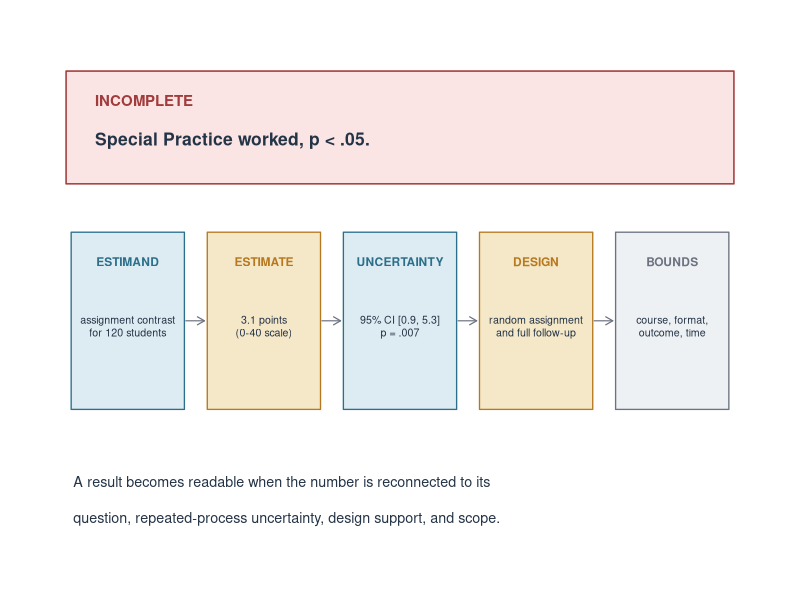
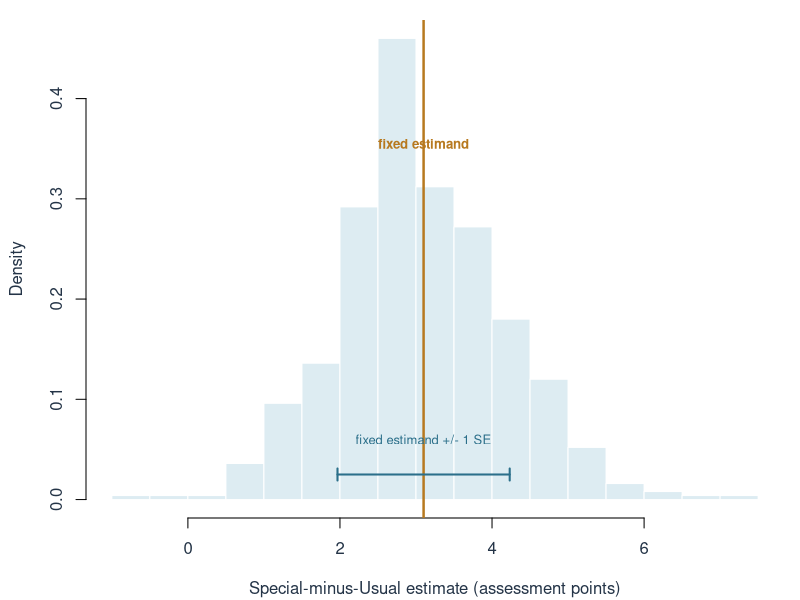
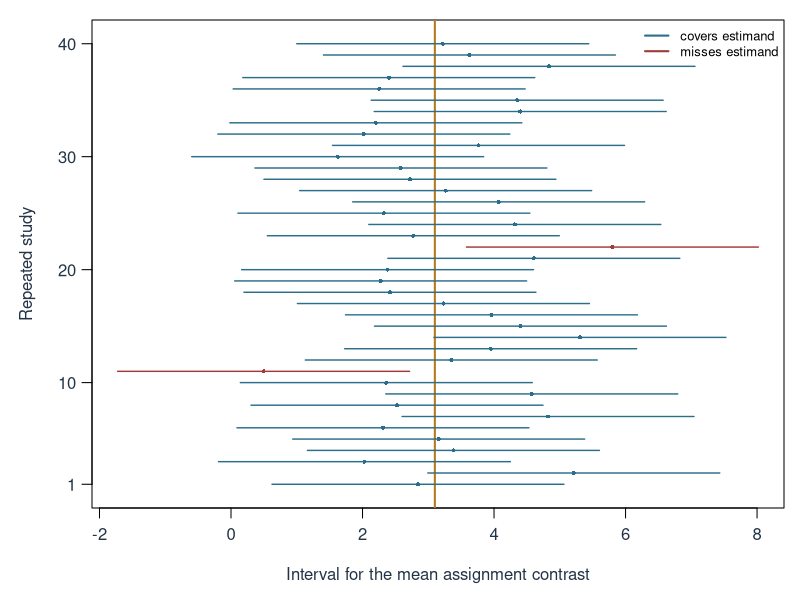
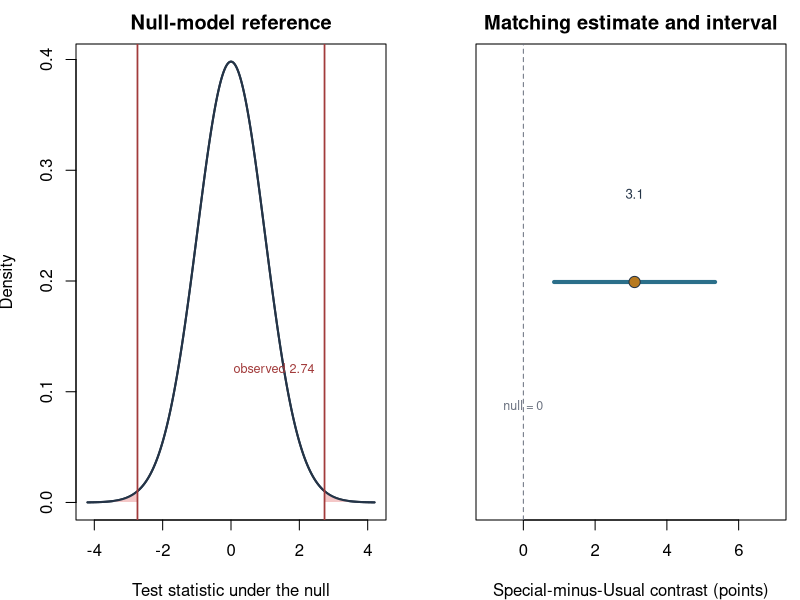
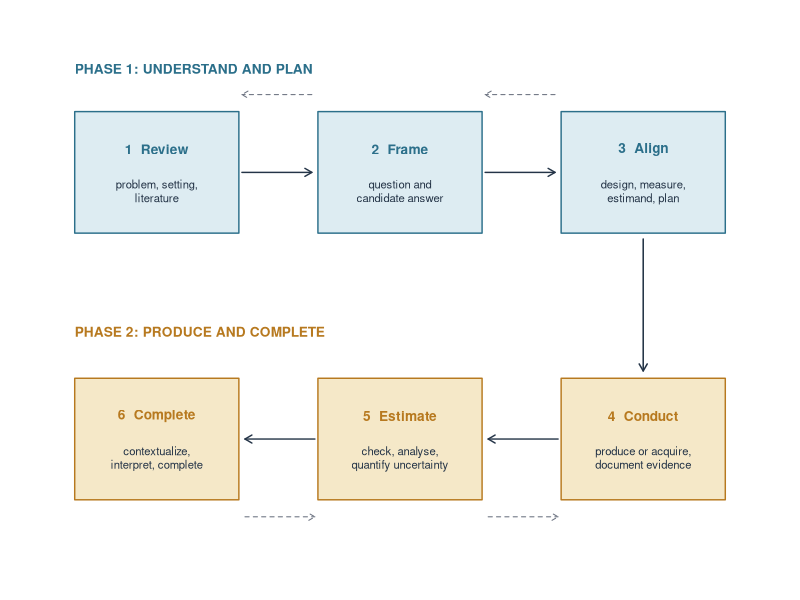

Reproduce these figures in R, in order.
## ---- chunk 1
#| label: setup
#| include: false

if (knitr::is_latex_output()) {
  knitr::opts_chunk$set(dev = "cairo_pdf")
}

# Fixed, transparent summaries for the hypothetical study.
n_special <- 60
n_usual <- 60
mean_special <- 27.1
mean_usual <- 24.0
sd_special <- 6.0
sd_usual <- 6.4
estimate <- mean_special - mean_usual
standard_error <- sqrt(
  sd_special^2 / n_special + sd_usual^2 / n_usual
)
welch_df <-
  (sd_special^2 / n_special + sd_usual^2 / n_usual)^2 /
  ((sd_special^2 / n_special)^2 / (n_special - 1) +
     (sd_usual^2 / n_usual)^2 / (n_usual - 1))
test_statistic <- estimate / standard_error
p_value <- 2 * pt(-abs(test_statistic), df = welch_df)
confidence_interval <-
  estimate + c(-1, 1) * qt(.975, df = welch_df) * standard_error

ink <- "#243447"
blue <- "#2B6F8A"
blue_light <- "#DDECF2"
gold <- "#B7791F"
gold_light <- "#F5E8C8"
red <- "#A23B3B"
grey <- "#6B7280"
grey_light <- "#EEF1F4"

draw_result_anatomy <- function() {
  old <- par(mar = c(0.4, 0.4, 0.6, 0.4), xpd = NA)
  on.exit(par(old))
  plot.new()
  plot.window(xlim = c(0, 10), ylim = c(0, 10))
  rect(0.4, 7.2, 9.6, 9.3, col = "#FBE4E4", border = red, lwd = 1.5)
  text(0.8, 8.75, "INCOMPLETE", adj = 0, col = red, font = 2, cex = 0.9)
  text(0.8, 8.0, "Special Practice worked, p < .05.", adj = 0,
       col = ink, font = 2, cex = 1.05)

  labels <- c("ESTIMAND", "ESTIMATE", "UNCERTAINTY", "DESIGN", "BOUNDS")
  details <- c(
    "assignment contrast\nfor 120 students",
    "3.1 points\n(0-40 scale)",
    "95% CI [0.9, 5.3]\np = .007",
    "random assignment\nand full follow-up",
    "course, format,\noutcome, time"
  )
  xs <- seq(1.25, 8.75, length.out = 5)
  fills <- c(blue_light, gold_light, blue_light, gold_light, grey_light)
  borders <- c(blue, gold, blue, gold, grey)
  for (i in seq_along(xs)) {
    rect(xs[i] - 0.78, 3.0, xs[i] + 0.78, 6.3,
         col = fills[i], border = borders[i], lwd = 1.3)
    text(xs[i], 5.75, labels[i], col = borders[i], font = 2, cex = 0.72)
    text(xs[i], 4.55, details[i], col = ink, cex = 0.64)
    if (i < length(xs)) {
      arrows(xs[i] + 0.80, 4.65, xs[i + 1] - 0.82, 4.65,
             length = 0.08, col = grey, lwd = 1.2)
    }
  }
  text(0.5, 1.65,
       "A result becomes readable when the number is reconnected to its",
       adj = 0, col = ink, cex = 0.86)
  text(0.5, 0.95,
       "question, repeated-process uncertainty, design support, and scope.",
       adj = 0, col = ink, cex = 0.86)
}

set.seed(30301)
repeated_estimates <- rnorm(500, mean = estimate, sd = standard_error)

draw_repeated_estimates <- function() {
  old <- par(mar = c(4.1, 4.3, 1.0, 0.8))
  on.exit(par(old))
  hist(
    repeated_estimates, breaks = 24, probability = TRUE,
    col = blue_light, border = "white",
    xlab = "Special-minus-Usual estimate (assessment points)",
    ylab = "Density", main = "", col.axis = ink, col.lab = ink
  )
  abline(v = estimate, col = gold, lwd = 2.4)
  arrows(
    estimate - standard_error, 0.025,
    estimate + standard_error, 0.025,
    code = 3, angle = 90, length = 0.06, col = blue, lwd = 2
  )
  text(estimate, 0.355, "fixed estimand", col = gold, font = 2, cex = 0.8)
  text(estimate, 0.045, "fixed estimand +/- 1 SE", col = blue, cex = 0.78, pos = 3)
}

set.seed(30306)
coverage_estimate <- rnorm(40, mean = estimate, sd = standard_error)
coverage_lower <-
  coverage_estimate - qnorm(.975) * standard_error
coverage_upper <-
  coverage_estimate + qnorm(.975) * standard_error
coverage_hit <-
  coverage_lower <= estimate & estimate <= coverage_upper

draw_coverage <- function() {
  old <- par(mar = c(4.6, 4.6, 1.0, 0.8), mgp = c(2.8, 0.8, 0))
  on.exit(par(old))
  plot(
    NA, xlim = range(c(coverage_lower, coverage_upper, estimate)),
    ylim = c(0.5, 40.5), xlab = "Interval for the mean assignment contrast",
    ylab = "Repeated study", yaxt = "n", col.axis = ink, col.lab = ink
  )
  abline(v = estimate, col = gold, lwd = 2)
  for (i in seq_len(40)) {
    colour <- if (coverage_hit[i]) blue else red
    segments(coverage_lower[i], i, coverage_upper[i], i,
             col = colour, lwd = 1.4)
    points(coverage_estimate[i], i, pch = 16, col = colour, cex = 0.55)
  }
  axis(2, at = c(1, 10, 20, 30, 40), las = 1, col.axis = ink)
  legend(
    "topright", legend = c("covers estimand", "misses estimand"),
    col = c(blue, red), lwd = 2, bty = "n", cex = 0.78
  )
}

draw_test_and_interval <- function() {
  old <- par(mfrow = c(1, 2), mar = c(4.0, 3.8, 2.2, 0.7))
  on.exit(par(old))

  x <- seq(-4.2, 4.2, length.out = 800)
  y <- dt(x, df = welch_df)
  plot(
    x, y, type = "l", lwd = 2, col = ink,
    xlab = "Test statistic under the null",
    ylab = "Density", main = "Null-model reference"
  )
  right <- x[x >= abs(test_statistic)]
  left <- x[x <= -abs(test_statistic)]
  polygon(c(right, rev(right)),
          c(dt(right, welch_df), rep(0, length(right))),
          col = "#F4C7C7", border = NA)
  polygon(c(left, rev(left)),
          c(dt(left, welch_df), rep(0, length(left))),
          col = "#F4C7C7", border = NA)
  lines(x, y, lwd = 2, col = ink)
  abline(v = c(-test_statistic, test_statistic), col = red, lwd = 1.7)
  text(test_statistic, 0.12, "observed 2.74", pos = 2,
       col = red, cex = 0.76)

  plot(
    NA, xlim = c(-1, 7), ylim = c(0.5, 1.5), yaxt = "n",
    xlab = "Special-minus-Usual contrast (points)", ylab = "",
    main = "Matching estimate and interval"
  )
  abline(v = 0, col = grey, lty = 2)
  segments(confidence_interval[1], 1, confidence_interval[2], 1,
           col = blue, lwd = 4)
  points(estimate, 1, pch = 21, bg = gold, col = ink, cex = 1.5)
  text(estimate, 1.20, "3.1", col = ink, cex = 0.8)
  text(0, 0.72, "null = 0", col = grey, cex = 0.75)
}

draw_workflow <- function() {
  old <- par(mar = c(0.3, 0.3, 0.5, 0.3), xpd = NA)
  on.exit(par(old))
  plot.new()
  plot.window(xlim = c(0, 12), ylim = c(0, 7.3))

  box_x <- c(2, 6, 10, 10, 6, 2)
  box_y <- c(5.4, 5.4, 5.4, 1.8, 1.8, 1.8)
  titles <- c(
    "1  Review",
    "2  Frame",
    "3  Align",
    "4  Conduct",
    "5  Estimate",
    "6  Complete"
  )
  details <- c(
    "problem, setting,\nliterature",
    "question and\ncandidate answer",
    "design, measure,\nestimand, plan",
    "produce or acquire,\ndocument evidence",
    "check, analyse,\nquantify uncertainty",
    "contextualize,\ninterpret, complete"
  )
  fills <- c(rep(blue_light, 3), rep(gold_light, 3))
  borders <- c(rep(blue, 3), rep(gold, 3))
  for (i in seq_len(6)) {
    rect(box_x[i] - 1.35, box_y[i] - 0.82,
         box_x[i] + 1.35, box_y[i] + 0.82,
         col = fills[i], border = borders[i], lwd = 1.4)
    text(box_x[i], box_y[i] + 0.31, titles[i],
         font = 2, col = borders[i], cex = 0.82)
    text(box_x[i], box_y[i] - 0.25, details[i],
         col = ink, cex = 0.68)
  }
  arrows(3.4, 5.4, 4.55, 5.4, length = 0.08, col = ink, lwd = 1.4)
  arrows(7.4, 5.4, 8.55, 5.4, length = 0.08, col = ink, lwd = 1.4)
  arrows(10, 4.5, 10, 2.72, length = 0.08, col = ink, lwd = 1.5)
  arrows(8.6, 1.8, 7.45, 1.8, length = 0.08, col = ink, lwd = 1.4)
  arrows(4.6, 1.8, 3.45, 1.8, length = 0.08, col = ink, lwd = 1.4)

  arrows(4.55, 6.45, 3.4, 6.45, length = 0.07,
         col = grey, lty = 2)
  arrows(8.55, 6.45, 7.4, 6.45, length = 0.07,
         col = grey, lty = 2)
  arrows(7.45, 0.75, 8.6, 0.75, length = 0.07,
         col = grey, lty = 2)
  arrows(3.45, 0.75, 4.6, 0.75, length = 0.07,
         col = grey, lty = 2)

  text(0.65, 6.8, "PHASE 1: UNDERSTAND AND PLAN",
       adj = 0, col = blue, font = 2, cex = 0.82)
  text(0.65, 3.25, "PHASE 2: PRODUCE AND COMPLETE",
       adj = 0, col = gold, font = 2, cex = 0.82)
}
## ---- chunk 2
#| label: fig-result-anatomy
#| fig-cap: "Anatomy of an incomplete result and the information needed to repair it."
#| fig-alt: "The sentence Special Practice worked, p less than .05 appears above five linked boxes: estimand, estimate, uncertainty, design, and bounds. The boxes identify the participant assignment contrast, 3.1 points, the confidence interval and p-value, random assignment and complete follow-up, and the local scope."
#| fig-width: 7.4
#| fig-height: 4.8
#| fig-pos: H

draw_result_anatomy()
## ---- chunk 3
#| label: fig-repeated-estimates
#| fig-cap: "A teaching simulation of repeated Special-minus-Usual estimates. The estimand and estimator remain fixed; realized estimates vary, and their modeled spread is the standard error."
#| fig-alt: "Histogram of 500 possible mean-difference estimates centered near 3.1 assessment points. A vertical line marks the fixed estimand. A horizontal arrow extends one standard error to each side of it, spanning two standard errors in total."
#| fig-width: 7.1
#| fig-height: 4.6
#| fig-pos: H

draw_repeated_estimates()
## ---- chunk 4
#| label: fig-interval-coverage
#| fig-cap: "Forty intervals from one calibrated teaching procedure. The estimand remains fixed while estimates and intervals vary; occasional misses are compatible with 95% long-run coverage."
#| fig-alt: "Forty horizontal confidence intervals are plotted against a vertical estimand line at 3.1 points. Most blue intervals cross the estimand; a small number of red intervals do not."
#| fig-width: 7.1
#| fig-height: 5.6
#| fig-pos: H

draw_coverage()
## ---- chunk 5
#| label: fig-test-interval
#| fig-cap: "The matching two-sided test and 95% interval for the same contrast. The null value, standard error, model, and analysis family remain aligned."
#| fig-alt: "Two panels. The first shows a t reference distribution with red tails beyond plus and minus 2.74. The second shows a 3.1-point estimate and a 95 percent interval from about 0.9 to 5.3; the zero null value lies outside."
#| fig-width: 7.4
#| fig-height: 4.4
#| fig-pos: H

draw_test_and_interval()
## ---- chunk 6
#| label: fig-six-stage-workflow
#| fig-cap: "A six-stage, two-phase workflow for one question-level argument. Iteration stays within each phase; the handoff from prospective alignment to evidence production is one-way within a cycle."
#| fig-alt: "Three blue boxes for Stages 1 to 3 run left to right across Phase 1. A solid arrow descends from Stage 3 to Stage 4. Three gold boxes for Stages 4 to 6 run right to left across Phase 2. Dashed return arrows remain within each row, and no dashed arrow crosses phases."
#| fig-width: 7.4
#| fig-height: 4.6
#| fig-pos: H

draw_workflow()
